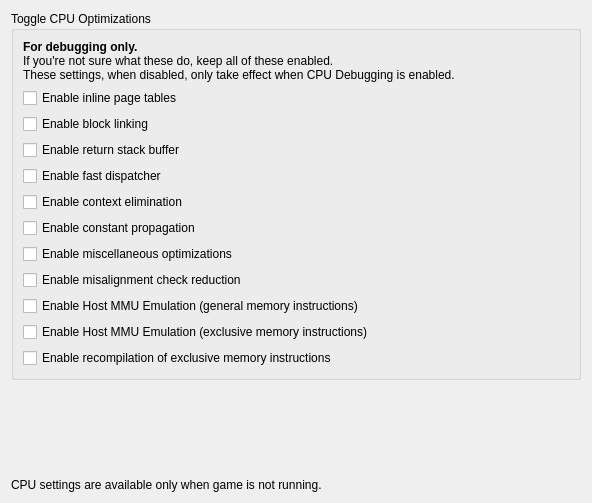
<?xml version="1.0" encoding="UTF-8"?>
<ui version="4.0">
 <class>ConfigureCpuDebug</class>
 <widget class="QWidget" name="ConfigureCpuDebug">
  <property name="geometry">
   <rect>
    <x>0</x>
    <y>0</y>
    <width>592</width>
    <height>503</height>
   </rect>
  </property>
  <property name="windowTitle">
   <string>Form</string>
  </property>
  <property name="accessibleName">
   <string>CPU</string>
  </property>
  <layout class="QVBoxLayout">
   <item>
    <layout class="QVBoxLayout">
     <item>
      <widget class="QGroupBox" name="groupBox">
       <property name="title">
        <string>Toggle CPU Optimizations</string>
       </property>
       <layout class="QVBoxLayout">
        <item>
         <widget class="QLabel" name="label">
          <property name="text">
           <string>&lt;html&gt;&lt;head/&gt;&lt;body&gt;&lt;p&gt;&lt;span style=&quot; font-weight:600;&quot;&gt;For debugging only.&lt;/span&gt;&lt;br/&gt;If you're not sure what these do, keep all of these enabled. &lt;br/&gt;These settings, when disabled, only take effect when CPU Debugging is enabled. &lt;/p&gt;&lt;/body&gt;&lt;/html&gt;</string>
          </property>
          <property name="wordWrap">
           <bool>false</bool>
          </property>
         </widget>
        </item>
        <item>
         <widget class="QCheckBox" name="cpuopt_page_tables">
          <property name="toolTip">
           <string>
            &lt;div style=&quot;white-space: nowrap&quot;&gt;This optimization speeds up memory accesses by the guest program.&lt;/div&gt;
            &lt;div style=&quot;white-space: nowrap&quot;&gt;Enabling it inlines accesses to PageTable::pointers into emitted code.&lt;/div&gt;
            &lt;div style=&quot;white-space: nowrap&quot;&gt;Disabling this forces all memory accesses to go through the Memory::Read/Memory::Write functions.&lt;/div&gt;
           </string>
          </property>
          <property name="text">
           <string>Enable inline page tables</string>
          </property>
         </widget>
        </item>
        <item>
         <widget class="QCheckBox" name="cpuopt_block_linking">
          <property name="toolTip">
           <string>
            &lt;div&gt;This optimization avoids dispatcher lookups by allowing emitted basic blocks to jump directly to other basic blocks if the destination PC is static.&lt;/div&gt;
           </string>
          </property>
          <property name="text">
           <string>Enable block linking</string>
          </property>
         </widget>
        </item>
        <item>
         <widget class="QCheckBox" name="cpuopt_return_stack_buffer">
          <property name="toolTip">
           <string>
            &lt;div&gt;This optimization avoids dispatcher lookups by keeping track potential return addresses of BL instructions. This approximates what happens with a return stack buffer on a real CPU.&lt;/div&gt;
           </string>
          </property>
          <property name="text">
           <string>Enable return stack buffer</string>
          </property>
         </widget>
        </item>
        <item>
         <widget class="QCheckBox" name="cpuopt_fast_dispatcher">
          <property name="toolTip">
           <string>
            &lt;div&gt;Enable a two-tiered dispatch system. A faster dispatcher written in assembly has a small MRU cache of jump destinations is used first. If that fails, dispatch falls back to the slower C++ dispatcher.&lt;/div&gt;
           </string>
          </property>
          <property name="text">
           <string>Enable fast dispatcher</string>
          </property>
         </widget>
        </item>
        <item>
         <widget class="QCheckBox" name="cpuopt_context_elimination">
          <property name="toolTip">
           <string>
            &lt;div&gt;Enables an IR optimization that reduces unnecessary accesses to the CPU context structure.&lt;/div&gt;
           </string>
          </property>
          <property name="text">
           <string>Enable context elimination</string>
          </property>
         </widget>
        </item>
        <item>
         <widget class="QCheckBox" name="cpuopt_const_prop">
          <property name="toolTip">
           <string>
            &lt;div&gt;Enables IR optimizations that involve constant propagation.&lt;/div&gt;
           </string>
          </property>
          <property name="text">
           <string>Enable constant propagation</string>
          </property>
         </widget>
        </item>
        <item>
         <widget class="QCheckBox" name="cpuopt_misc_ir">
          <property name="toolTip">
           <string>
            &lt;div&gt;Enables miscellaneous IR optimizations.&lt;/div&gt;
           </string>
          </property>
          <property name="text">
           <string>Enable miscellaneous optimizations</string>
          </property>
         </widget>
        </item>
        <item>
         <widget class="QCheckBox" name="cpuopt_reduce_misalign_checks">
          <property name="toolTip">
           <string>
            &lt;div style=&quot;white-space: nowrap&quot;&gt;When enabled, a misalignment is only triggered when an access crosses a page boundary.&lt;/div&gt;
            &lt;div style=&quot;white-space: nowrap&quot;&gt;When disabled, a misalignment is triggered on all misaligned accesses.&lt;/div&gt;
           </string>
          </property>
          <property name="text">
           <string>Enable misalignment check reduction</string>
          </property>
         </widget>
        </item>
        <item>
         <widget class="QCheckBox" name="cpuopt_fastmem">
          <property name="toolTip">
           <string>
            &lt;div style=&quot;white-space: nowrap&quot;&gt;This optimization speeds up memory accesses by the guest program.&lt;/div&gt;
            &lt;div style=&quot;white-space: nowrap&quot;&gt;Enabling it causes guest memory reads/writes to be done directly into memory and make use of Host's MMU.&lt;/div&gt;
            &lt;div style=&quot;white-space: nowrap&quot;&gt;Disabling this forces all memory accesses to use Software MMU Emulation.&lt;/div&gt;
           </string>
          </property>
          <property name="text">
           <string>Enable Host MMU Emulation (general memory instructions)</string>
          </property>
         </widget>
        </item>
        <item>
         <widget class="QCheckBox" name="cpuopt_fastmem_exclusives">
          <property name="toolTip">
           <string>
            &lt;div style=&quot;white-space: nowrap&quot;&gt;This optimization speeds up exclusive memory accesses by the guest program.&lt;/div&gt;
            &lt;div style=&quot;white-space: nowrap&quot;&gt;Enabling it causes guest exclusive memory reads/writes to be done directly into memory and make use of Host's MMU.&lt;/div&gt;
            &lt;div style=&quot;white-space: nowrap&quot;&gt;Disabling this forces all exclusive memory accesses to use Software MMU Emulation.&lt;/div&gt;
           </string>
          </property>
          <property name="text">
           <string>Enable Host MMU Emulation (exclusive memory instructions)</string>
          </property>
         </widget>
        </item>
        <item>
         <widget class="QCheckBox" name="cpuopt_recompile_exclusives">
          <property name="toolTip">
           <string>
            &lt;div style=&quot;white-space: nowrap&quot;&gt;This optimization speeds up exclusive memory accesses by the guest program.&lt;/div&gt;
            &lt;div style=&quot;white-space: nowrap&quot;&gt;Enabling it reduces the overhead of fastmem failure of exclusive memory accesses.&lt;/div&gt;
           </string>
          </property>
          <property name="text">
           <string>Enable recompilation of exclusive memory instructions</string>
          </property>
         </widget>
        </item>
       </layout>
      </widget>
     </item>
    </layout>
   </item>
   <item>
    <spacer name="verticalSpacer">
     <property name="orientation">
      <enum>Qt::Vertical</enum>
     </property>
     <property name="sizeHint" stdset="0">
      <size>
       <width>20</width>
       <height>40</height>
      </size>
     </property>
    </spacer>
   </item>
   <item>
    <widget class="QLabel" name="label_disable_info">
     <property name="text">
      <string>CPU settings are available only when game is not running.</string>
     </property>
     <property name="wordWrap">
      <bool>true</bool>
     </property>
    </widget>
   </item>
  </layout>
 </widget>
 <resources/>
 <connections/>
</ui>
